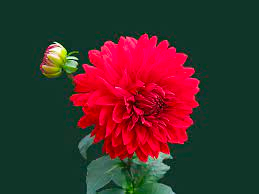
#> input picture img.png, 259 x 194 px
$ python 'image resize.py'
#> lines starting #> are read from the running program, lines starting #| are printed output that depends on the picture
from  PIL import  Image

im=Image.open("img.png")
#> im is the input picture: PIL image 259x194 RGBA; mean R, G, B, A 68.9, 46.9, 43.4, 255
print(im.size)
#| (259, 194)
new_size=im.resize((500,400))
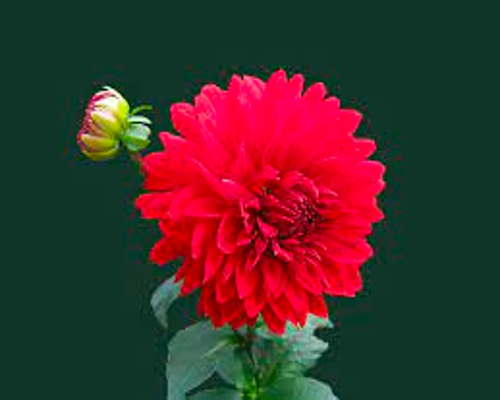
#> new_size: PIL image 500x400 RGBA; mean R, G, B, A 68.9, 46.9, 43.4, 255
print(new_size.size)
#| (500, 400)
new_size.show()
